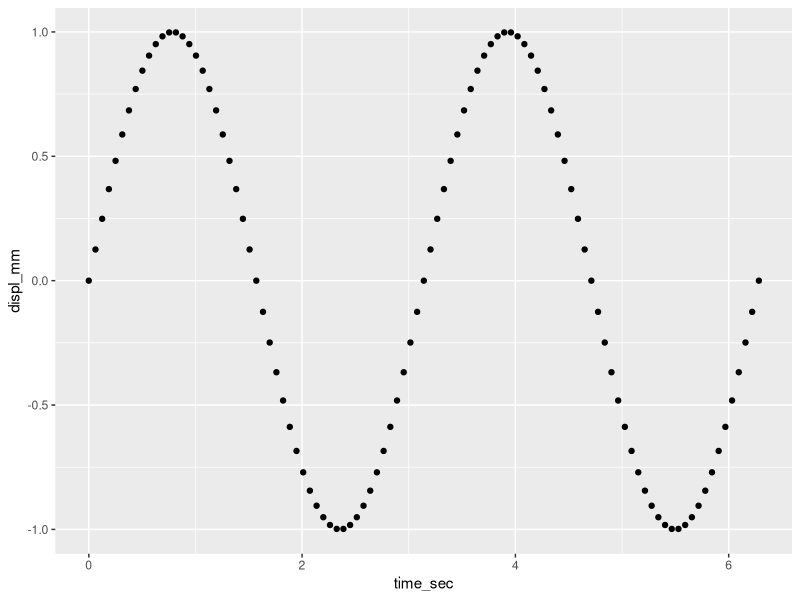

Generate this figure with R:
## ---- chunk 1
library(knitr)
opts_knit$set(root.dir = "../")
opts_chunk$set(echo = TRUE, messages = FALSE, collapse = TRUE)

library(ggplot2)

time_sec  <- seq(0, 2*pi, by = pi/50) # sec
freq      <- 2                        # r/s
displ_mm  <- sin(freq * time_sec)     # mm
vibr_data <- data.frame(time_sec, displ_mm)
## ---- chunk 2
# basic scatterplot
f1 <- ggplot(data = vibr_data, aes(x = time_sec, y = displ_mm)) +
	geom_point()

print(f1)
